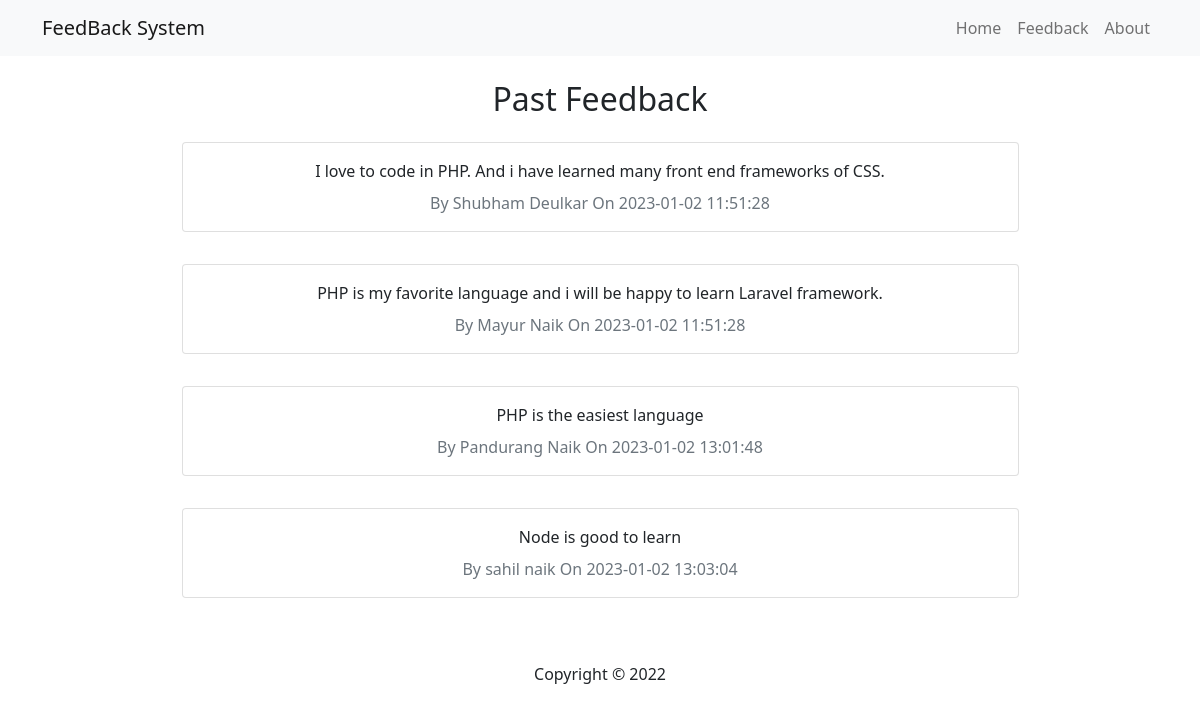
Page /feedback.php on the committed database.
### tables this page shows
CREATE TABLE `feedback` (
  `id` int(11) NOT NULL,
  `name` varchar(255) NOT NULL,
  `email` varchar(255) NOT NULL,
  `body` varchar(255) NOT NULL,
  `date` datetime NOT NULL DEFAULT current_timestamp()
);

### feedback.php (the view, shortened to what this page needs)
<?php include 'inc/header.php'; ?>
<?php
  $sql = 'SELECT * FROM feedback';
  $result = mysqli_query($conn, $sql);
  $feedback = mysqli_fetch_all($result, MYSQLI_ASSOC);
?>
    <h2>Past Feedback</h2>
    <?php foreach($feedback as $item): ?>
      <div class="card my-3 w-75">
        <div class="card-body text-center">
         <?php echo $item['body']; ?>
         <div class="text-secondary mt-2">
            By <?php echo $item['name']; ?> On <?php echo $item['date']; ?>
         </div>
        </div>
      </div>
    <?php endforeach;  ?>
<?php include 'inc/footer.php'; ?>

### inc/header.php (shortened to what this page needs)
<!DOCTYPE html>
<html lang="en">
<head>
  <link href="https://cdn.jsdelivr.net/npm/bootstrap@5.0.2/dist/css/bootstrap.min.css" rel="stylesheet">
</head>
<body>
  <nav class="navbar navbar-expand-sm navbar-light bg-light mb-4">
    <div class="container">
      <a class="navbar-brand" href="#">FeedBack System</a>
      <div class="collapse navbar-collapse" id="navbarNav">
        <ul class="navbar-nav ms-auto">
          <li class="nav-item">
              <a class="nav-link" href="/php_pro/feedback-project/index.php">Home</a>
            </li>
            <li class="nav-item">
              <a class="nav-link" href="/php_pro/feedback-project/feedback.php">Feedback</a>
            </li>
            <li class="nav-item">
              <a class="nav-link" href="/php_pro/feedback-project/about.php">About</a>
            </li>
        </ul>
      </div>
  </div>
</nav>
<main>
  <div class="container d-flex flex-column align-items-center">

### inc/footer.php (shortened to what this page needs)
</div>
</main>
<footer class="text-center m-5 ">
  Copyright &copy; 2022
</footer>
</body>
</html>

### rows in the picture
feedback: body "I love to code in PHP. And i have learned many front end frameworks of CSS.", name "Shubham Deulkar", date "2023-01-02 11:51:28"
feedback: body "PHP is my favorite language and i will be happy to learn Laravel framework.", name "Mayur Naik", date "2023-01-02 11:51:28"
feedback: body "PHP is the easiest language", name "Pandurang Naik", date "2023-01-02 13:01:48"
feedback: body "Node is good to learn", name "sahil naik", date "2023-01-02 13:03:04"
